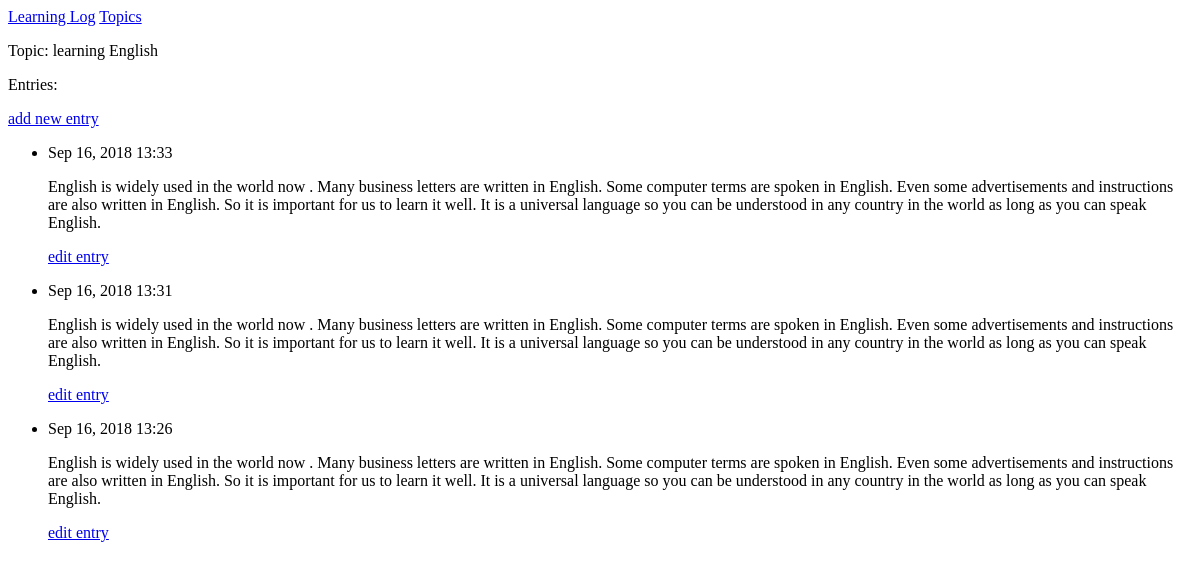
Before: /topics/3/ with the older database file.
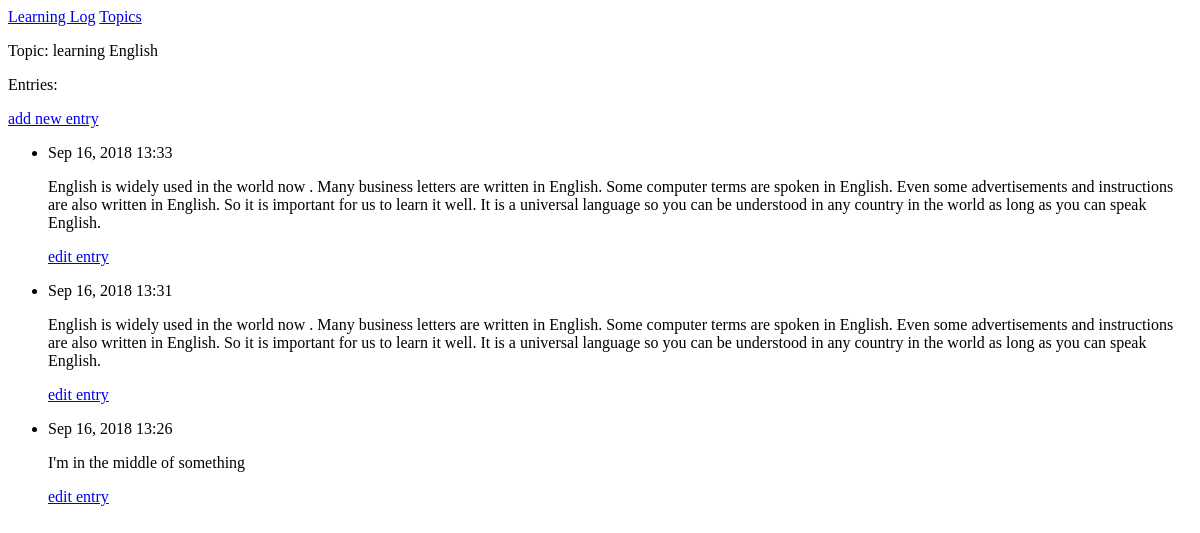
After: the same page with the newer database file.
### learning_logs/models.py (models this page shows, shortened)
class Topic(models.Model):
    text = models.CharField(max_length=200)
    date_added = models.DateTimeField(auto_now_add=True)
    def __str__(self):
        return self.text

class Entry(models.Model):
    topic = models.ForeignKey(Topic,on_delete=models.CASCADE)
    text = models.TextField()
    date_added = models.DateTimeField(auto_now_add=True)
    class Meta:
        verbose_name_plural = 'entries'

### learning_logs/views.py (the view)
# urls.py: url(r'^topics/(?P<topic_id>\d+)/$',views.topic,name='topic'),
def topic(request,topic_id):
    topic = Topic.objects.get(id=topic_id)
    entries = topic.entry_set.order_by('-date_added')
    context = {'topic':topic, 'entries':entries}
    return render(request,'learning_logs/topic.html',context)

### learning_logs/templates/learning_logs/topic.html
{% extends 'learning_logs/base.html' %}
{% block content %}
  <p>Topic: {{ topic }}</p>
  <p>Entries:</p>
  <p>
    <a href="{% url 'learning_logs:new_entry' topic.id %}">add new entry</a>
  </p>
  <ul>
      {% for entry in entries %}
        <li>
            <p>{{ entry.date_added|date:'M d, Y H:i' }}</p>
            <p>{{ entry.text|linebreaks }}</p>
            <p>
              <a href="{% url 'learning_logs:edit_entry' entry.id %}">edit entry</a>
            </p>
        </li>
      {% empty %}
        <li>
            There are no entries for this topic yet.
        </li>
      {% endfor %}
  </ul>
{% endblock content %}

### learning_logs/templates/learning_logs/base.html
<p>
    <a href="{% url 'learning_logs:index' %}">Learning Log</a>
    <a href="{% url 'learning_logs:topics' %}">Topics</a>
</p>
{% block content %}{% endblock content %}

Changed rows visible on the page:
changed Entry: text "English is widely used in the world now . Many business letters are written in English. Some computer terms are spoken in English. Even some advertisements and instructions are also written in English. So it is important for us to learn it well. It is a universal language so you can be understood in any country in the world as long as you can speak English." → "I'm in the middle of something"
